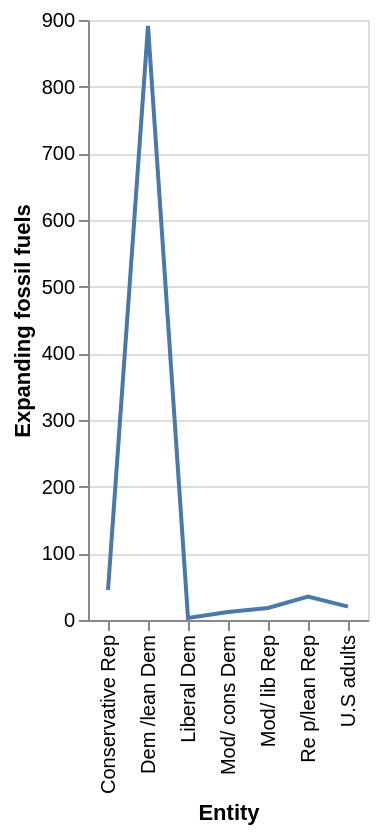

Vega-Lite specification stored for this chart:
### Vega-Lite specification from a JSON file in a GitHub repository (floating-point values rounded to 4 significant figures)
{"$schema": "https://vega.github.io/schema/vega-lite/v5.json", "description": "Line chart auto-generated from CSV", "data": {"values": [{"Entity": "Liberal Dem", "Expanding fossil fuels": "3", "Developing alternative energy": "97"}, {"Entity": "Mod/ cons Dem", "Expanding fossil fuels": "12", "Developing alternative energy": "88"}, {"Entity": "Mod/ lib Rep", "Expanding fossil fuels": "18", "Developing alternative energy": "81"}, {"Entity": "Conservative Rep", "Expanding fossil fuels": "45", "Developing alternative energy": "54"}, {"Entity": "Dem /lean Dem", "Expanding fossil fuels": "891", "Developing alternative energy": "91"}, {"Entity": "Re p/lean Rep", "Expanding fossil fuels": "35", "Developing alternative energy": "65"}, {"Entity": "U.S adults", "Expanding fossil fuels": "20", "Developing alternative energy": "79"}]}, "mark": "line", "encoding": {"x": {"field": "Entity", "type": "ordinal"}, "y": {"field": "Expanding fossil fuels", "type": "quantitative"}}}
